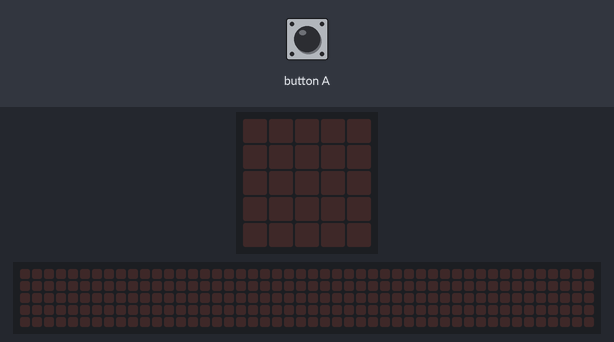
Simulated run of this program. Board: BBC micro:bit (MakeCode). On the bench: the board's 5×5 LED display, a strip that is not on the board, showing the scrolling text unrolled. Inputs (shaded band) come from the test bench. Random numbers come from a fixed seed; the 48×5 strip is a reading aid, not a part: it shows the text the display is scrolling, unrolled, one strip-width of it at a time.

Above: at 1.2 s.
1.3 s: button A pressed for 0.15 s
At 6.62 s:
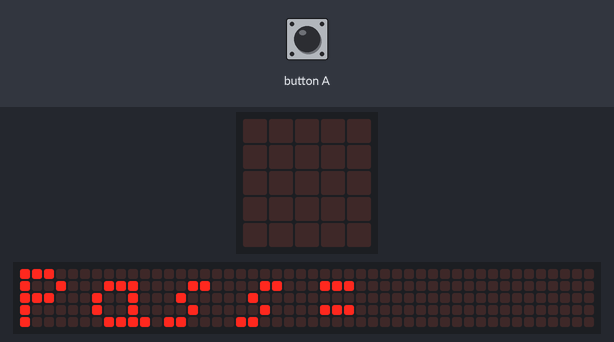
At 7.2 s:
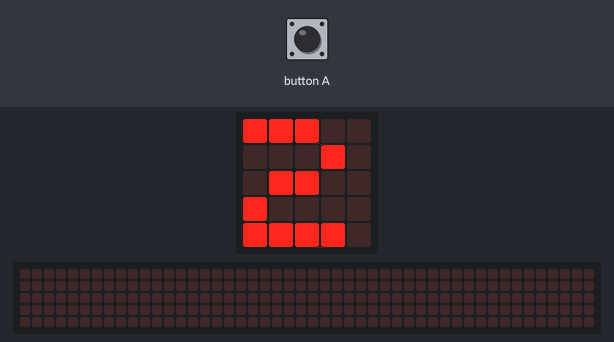
7.3 s: button A pressed for 0.15 s
At 18.8 s:
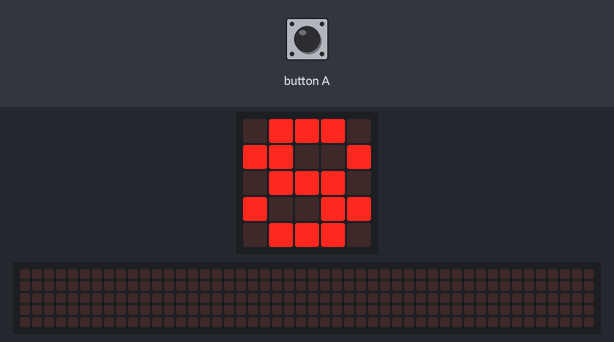

Measured:
- after the input at 1.3 s, the display: changes after 0.15 s (image 1)
- what the display in image 1 shows lasts 0.5 s, from 6.4 s to 6.9 s
- what the display in image 3 shows lasts 0.7 s, from 18.3 s to 19.0 s

The program:

main.ts
```typescript
let CONTRASENYA = 0
let lletra = 0
let SÍMBOL = 0
input.onButtonPressed(Button.A, function () {
    basic.showString("Pass=")
    for (let index = 0; index < 8; index++) {
        CONTRASENYA = randint(1, 3)
        if (CONTRASENYA == 1) {
            basic.showNumber(randint(1, 9))
        }
        if (CONTRASENYA == 2) {
            lletra = randint(1, 4)
            if (lletra == 1) {
                basic.showString("A")
            } else if (lletra == 2) {
                basic.showString("B")
            } else if (lletra == 3) {
                basic.showString("C")
            } else if (lletra == 4) {
                basic.showString("D")
            }
        }
        if (CONTRASENYA == 3) {
            SÍMBOL = randint(1, 4)
            if (SÍMBOL == 1) {
                basic.showString("?")
            } else if (SÍMBOL == 2) {
                basic.showString("!")
            } else if (SÍMBOL == 3) {
                basic.showString("+")
            } else if (SÍMBOL == 4) {
                basic.showString("$")
            }
        }
    }
})
basic.forever(function () {

})
```

test.ts
```typescript
// aquí va el archivo "tests"; esto no se compilará cuando este paquete se utilice como una extensión.
```
